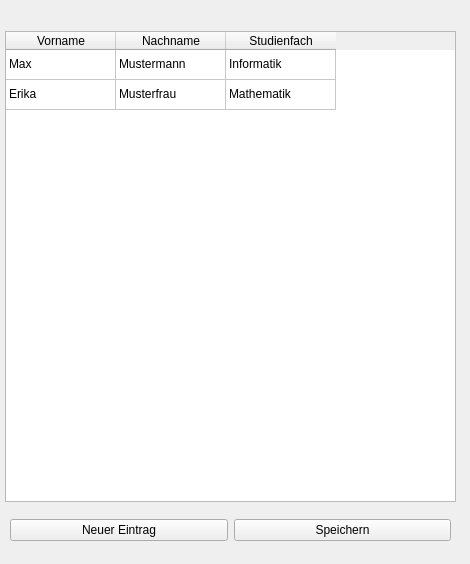
<?xml version="1.0" encoding="UTF-8"?>
<ui version="4.0">
 <class>MainWindow</class>
 <widget class="QMainWindow" name="MainWindow">
  <property name="geometry">
   <rect>
    <x>0</x>
    <y>0</y>
    <width>470</width>
    <height>564</height>
   </rect>
  </property>
  <property name="windowTitle">
   <string>MainWindow</string>
  </property>
  <widget class="QWidget" name="centralwidget">
   <widget class="QTableWidget" name="studentsTable">
    <property name="geometry">
     <rect>
      <x>5</x>
      <y>31</y>
      <width>451</width>
      <height>471</height>
     </rect>
    </property>
    <attribute name="horizontalHeaderVisible">
     <bool>true</bool>
    </attribute>
    <attribute name="horizontalHeaderDefaultSectionSize">
     <number>110</number>
    </attribute>
    <attribute name="verticalHeaderVisible">
     <bool>false</bool>
    </attribute>
    <row>
     <property name="text">
      <string>0</string>
     </property>
    </row>
    <row>
     <property name="text">
      <string>1</string>
     </property>
    </row>
    <column>
     <property name="text">
      <string>Vorname</string>
     </property>
    </column>
    <column>
     <property name="text">
      <string>Nachname</string>
     </property>
    </column>
    <column>
     <property name="text">
      <string>Studienfach</string>
     </property>
    </column>
    <item row="0" column="0">
     <property name="text">
      <string>Max</string>
     </property>
    </item>
    <item row="0" column="1">
     <property name="text">
      <string>Mustermann</string>
     </property>
    </item>
    <item row="0" column="2">
     <property name="text">
      <string>Informatik</string>
     </property>
    </item>
    <item row="1" column="0">
     <property name="text">
      <string>Erika</string>
     </property>
    </item>
    <item row="1" column="1">
     <property name="text">
      <string>Musterfrau</string>
     </property>
    </item>
    <item row="1" column="2">
     <property name="text">
      <string>Mathematik</string>
     </property>
    </item>
   </widget>
   <widget class="QWidget" name="horizontalLayoutWidget">
    <property name="geometry">
     <rect>
      <x>10</x>
      <y>510</y>
      <width>441</width>
      <height>41</height>
     </rect>
    </property>
    <layout class="QHBoxLayout" name="horizontalLayout">
     <item>
      <widget class="QPushButton" name="newEntryBTN">
       <property name="text">
        <string>Neuer Eintrag</string>
       </property>
      </widget>
     </item>
     <item>
      <widget class="QPushButton" name="saveBTN">
       <property name="text">
        <string>Speichern</string>
       </property>
      </widget>
     </item>
    </layout>
   </widget>
  </widget>
 </widget>
 <resources/>
 <connections/>
</ui>
